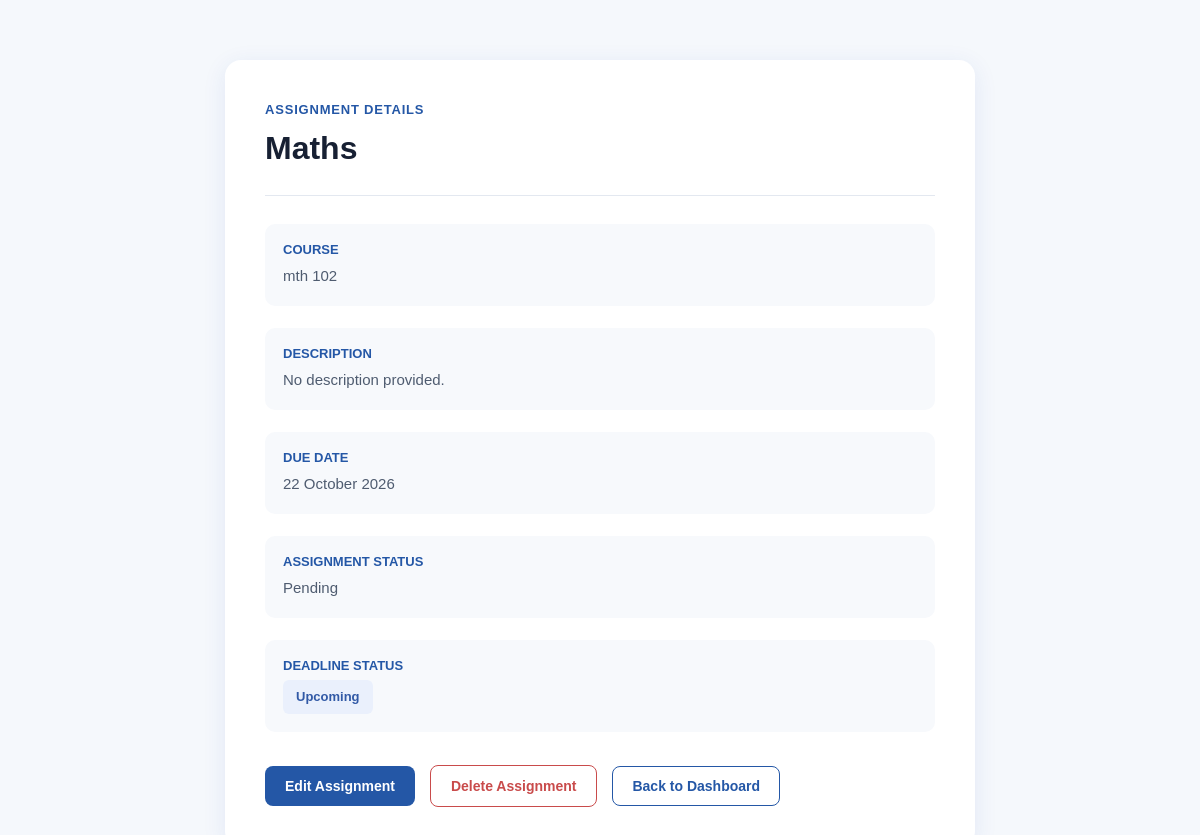
The app's page /assignment/4 (signed in) with its own data.
### models/assignment.py (models this page shows, shortened)
class Assignment(db.Model):
    id = db.Column(db.Integer, primary_key=True)
    title = db.Column(db.String(200), nullable=False)
    course = db.Column(db.String(100), nullable=False)
    description = db.Column(db.Text, nullable=True)
    due_date = db.Column(db.Date, nullable=False)
    status = db.Column(
        db.String(50),
        default="Pending"
    )
    user_id = db.Column(
        db.Integer,
        db.ForeignKey("Users.id"),
        nullable=False
    )
    user = db.relationship(
        "User",
        back_populates="assignments"
    )
    @property
    def deadline_status(self):
        if self.status and self.status.lower() == "completed":
            return "Completed"
        if self.due_date < date.today():
            return "Overdue"
        if self.due_date == date.today():
            return "Due Today"
        return "Upcoming"

### routes/main.py (the view)
@main.route("/assignment/<int:assignment_id>")
@login_required
def assignment_detail(assignment_id):
    assignment = Assignment.query.filter_by(
        id=assignment_id,
        user_id=current_user.id
    ).first_or_404()
    return render_template(
        "main/assignment_detail.html",
        assignment=assignment
    )

### app.py (called while the page is built)
def create_app():
    app = Flask(__name__)
    app.config.from_object(Config)
    db.init_app(app)
    login_manager.init_app(app)
    login_manager.login_view = "auth.login"
    from models.user import User
    @login_manager.user_loader
    def load_user(user_id):
        return db.session.get(User, int(user_id))
    from models.assignment import Assignment
    from routes.main import main
    from routes.auth import auth
    from routes.admin import admin
    app.register_blueprint(auth)
    app.register_blueprint(main)
    app.register_blueprint(admin)
    with app.app_context():
        db.create_all()
    return app

### templates/main/assignment_detail.html (shortened to what this page needs)
<!doctype html>
<html lang="en">
  <head>
    <link
      rel="stylesheet"
      href="{{ url_for('static', filename='css/assignment_detail.css') }}"
    />
  </head>
  <body class="assignment-detail-page">
    <main class="assignment-detail-main">
      <section class="assignment-detail-card">
        <div class="detail-header">
          <span class="detail-label-top">Assignment Details</span>
          <h1 class="detail-title">{{ assignment.title }}</h1>
        </div>
        <div class="detail-content">
          <div class="detail-item">
            <span class="detail-heading">Course</span>
            <p class="detail-value">{{ assignment.course }}</p>
          </div>
          <div class="detail-item">
            <span class="detail-heading">Description</span>
            <p class="detail-value">
              {{ assignment.description or 'No description provided.' }}
            </p>
          </div>
          <div class="detail-item">
            <span class="detail-heading">Due Date</span>
            <p class="detail-value">
              {{ assignment.due_date.strftime('%d %B %Y') }}
            </p>
          </div>
          <div class="detail-item">
            <span class="detail-heading">Assignment Status</span>
            <p class="detail-value">
              <span class="assignment-status status-{{ assignment.status|lower|replace(' ', '-') }}">
                {{ assignment.status }}
              </span>
            </p>
          </div>
          <div class="detail-item">
            <span class="detail-heading">Deadline Status</span>
            <p class="detail-value">
              <span class="deadline-status deadline-{{ assignment.deadline_status|lower|replace(' ', '-') }}">
                {{ assignment.deadline_status }}
              </span>
            </p>
          </div>
        </div>
        <div class="detail-actions">
          <a
            class="edit-detail-button"
            href="{{ url_for('main.edit_assignment', assignment_id=assignment.id) }}"
          >
            Edit Assignment
          </a>
          <form
            class="delete-form"
            method="POST"
            action="{{ url_for('main.delete_assignment', assignment_id=assignment.id) }}"
            onsubmit="return confirm('Are you sure you want to delete this assignment?');"
          >
            <button class="delete-detail-button" type="submit">
              Delete Assignment
            </button>
          </form>
          <a
            class="back-detail-button"
            href="{{ url_for('main.homepage') }}"
          >
            Back to Dashboard
          </a>
        </div>
      </section>
    </main>
  </body>
</html>

### static/css/assignment_detail.css (style rules this page uses)
.assignment-detail-page { margin: 0; padding: 0; min-height: 100vh; background-color: #f5f8fc; color: #172033; font-family: Arial, sans-serif; }
.assignment-detail-main { width: 90%; max-width: 750px; margin: 60px auto; }
.assignment-detail-card { padding: 40px; background-color: #ffffff; border-radius: 16px; box-shadow: 0 5px 25px rgba(30, 64, 175, 0.09); }
.detail-header { padding-bottom: 25px; border-bottom: 1px solid #e3e8f0; }
.detail-label-top { color: #2457a6; font-size: 13px; font-weight: 700; text-transform: uppercase; letter-spacing: 0.8px; }
.detail-title { margin: 10px 0 0; color: #172033; font-size: 32px; font-weight: 700; line-height: 1.3; }
.detail-content { display: flex; flex-direction: column; gap: 22px; padding: 28px 0; }
.detail-item { padding: 18px; border-radius: 10px; background-color: #f7f9fc; }
.detail-heading { display: block; margin-bottom: 7px; color: #2457a6; font-size: 13px; font-weight: 700; text-transform: uppercase; }
.detail-value { margin: 0; color: #4f5c70; font-size: 15px; line-height: 1.6; }
.detail-actions { display: flex; align-items: center; gap: 15px; padding-top: 5px; }
.edit-detail-button { padding: 12px 20px; border-radius: 8px; background-color: #2457a6; color: #ffffff; text-decoration: none; font-size: 14px; font-weight: 600; transition: 0.3s ease; }
.delete-form { margin: 0; }
.delete-detail-button { padding: 12px 20px; border: 1px solid #c94b4b; border-radius: 8px; background-color: #ffffff; color: #c94b4b; font-size: 14px; font-weight: 600; cursor: pointer; transition: 0.3s ease; }
.back-detail-button { padding: 11px 19px; border: 1px solid #2457a6; border-radius: 8px; color: #2457a6; text-decoration: none; font-size: 14px; font-weight: 600; transition: 0.3s ease; }
.deadline-status { display: inline-block; padding: 7px 13px; border-radius: 6px; font-size: 13px; font-weight: 600; }
.deadline-upcoming { background-color: #eaf0fc; color: #3159a6; }

### records on screen
Assignment: title "Maths", course "mth 102", description "No description provided.", due_date "22 October 2026", status "Pending", deadline_status "Upcoming"
